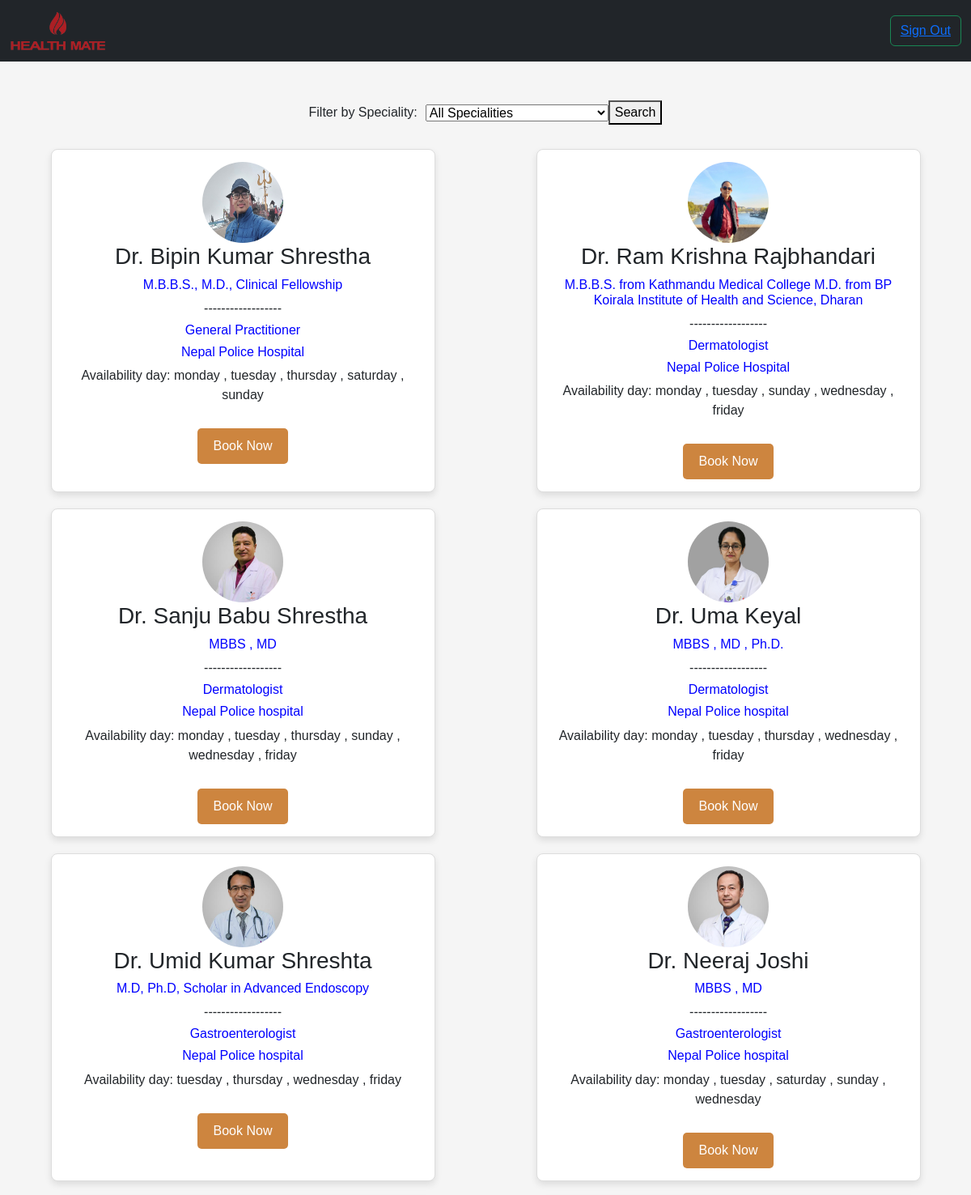
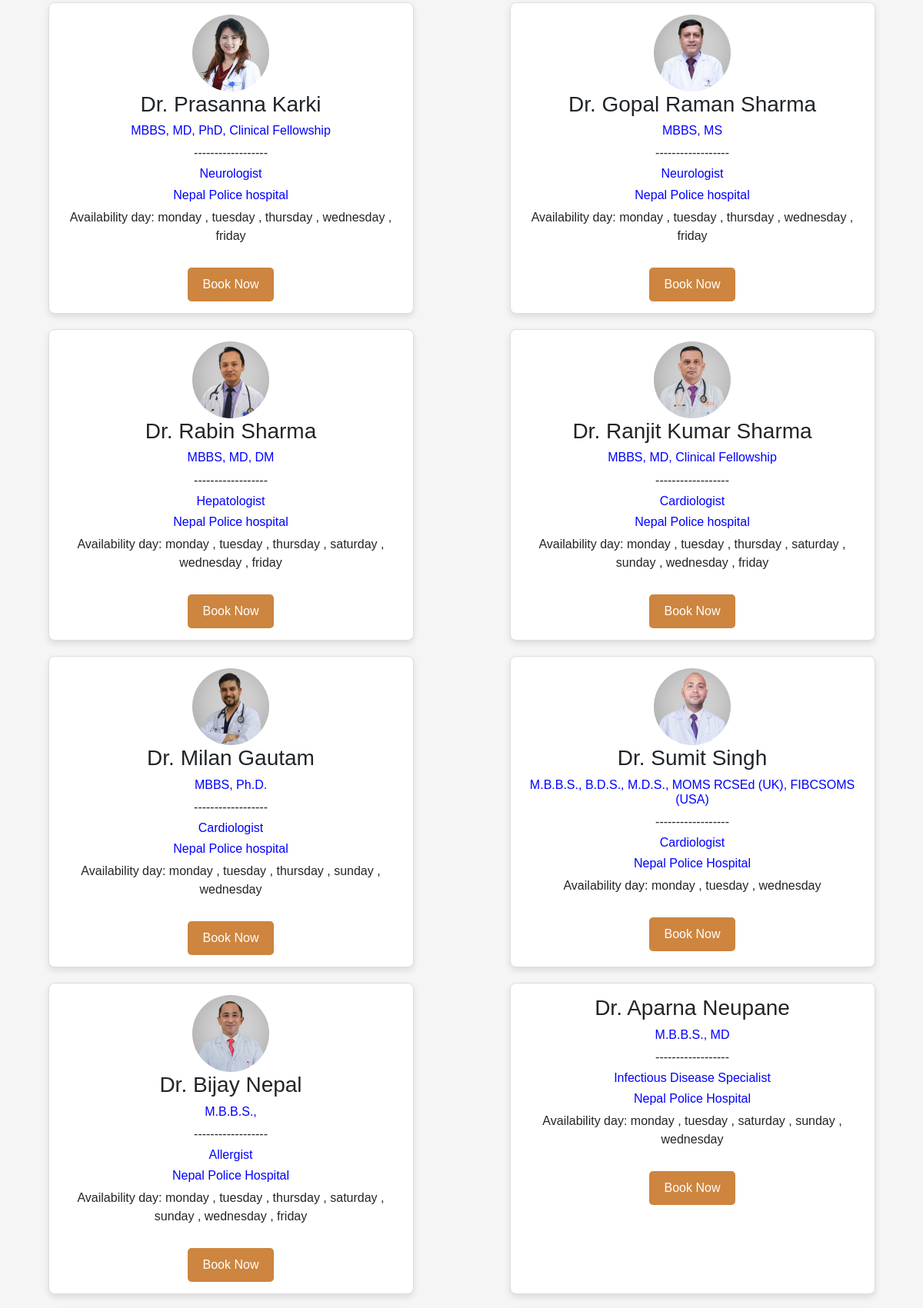
/book_no_recommendation (upper part), run on the app's committed database (2 pictures, top to bottom).
### home/models.py (models this page shows, shortened)
class Doctor(models.Model):
    user = models.OneToOneField(CustomUser, on_delete=models.CASCADE, primary_key=True)
    qualification = models.CharField(max_length=100)
    specialities = models.CharField(max_length=100)
    descriptions = models.TextField()
    hospital=models.TextField()
    availability_days = models.ManyToManyField('DoctorAvailability',related_name='doctors')
    start_time = models.TimeField()
    end_time = models.TimeField()
    break_start1 = models.TimeField()
    break_end1 = models.TimeField()
    break_start2 = models.TimeField()
    break_end2 = models.TimeField()
    is_booked = models.BooleanField(default=False)

class CustomUser(AbstractUser):
    age = models.IntegerField(null=True, blank=True)
    contact = models.CharField(max_length=15, null=True, blank=True)
    joined_date = models.DateTimeField(auto_now_add=True)
    sex = models.CharField(max_length=10, choices=[('male', 'Male'), ('female', 'Female'), ('other', 'Other')], null=True, blank=True)
    address = models.TextField(null=True, blank=True)
    profile_image = models.ImageField(upload_to='profile_images/', null=True, blank=True)
    objects = CustomUserManager()

class DoctorAvailability(models.Model):
    day = models.CharField(max_length=100, unique=True)

### home/views.py (the view)
# urls.py: path("book_no_recommendation",views.book_no_recommendation, name="book_no_recommendation"),
def book_no_recommendation(request):
    all_specialities = set(Doctor.objects.values_list('specialities', flat=True))
    speciality_filter = request.GET.get('speciality')
    if speciality_filter:
        filtered_doctors = Doctor.objects.filter(specialities__iexact=speciality_filter)
    else:
        filtered_doctors = Doctor.objects.all()
    return render(request, 'book_no_recommendation.html', {
        'doctors': filtered_doctors,
        'all_specialities': all_specialities,
        'selected_speciality': speciality_filter,
    })

### home/templatetags/custom_filters.py (called while the page is built)
@register.filter(name='day_of_week_order')
def day_of_week_order(day_name):
    days_in_week = ['monday', 'tuesday', 'wednesday', 'thursday', 'friday', 'saturday', 'sunday']
    return days_in_week.index(day_name) + 1

### template/book_no_recommendation.html (shortened to what this page needs)
{% extends 'patient_profile_base.html' %}
{% load custom_filters %}
{% block content %}
<div class="search-container">
    <form method="GET" action="{% url 'book_no_recommendation' %}" class="search-form">
        <label for="speciality">Filter by Speciality:</label>
        <select name="speciality" id="speciality">
            <option value="" {% if not selected_speciality %}selected{% endif %}>All Specialities</option>
        </select>
        <button type="submit">Search</button>
    </form>
</div>
<div class="doctors-container">
    {% if doctors %}
        {% for doctor in doctors %}
        <div class="doctor-card">
            {% if doctor.user.profile_image %}
                <img src="{{ doctor.user.profile_image.url }}" alt="{{ doctor.user.username }} profile" class="profile-image">
            {% endif %}
            <h3>Dr. {{ doctor.user.first_name }} {{ doctor.user.last_name }}</h3>
            <h5 style="font-size: medium;color: blue;">{{ doctor.qualification }}</h5>
            <p>------------------</p>
            <h5 style="font-size: medium;color: blue;">{{ doctor.specialities }}</h5>
            <h5 style="font-size: medium;color: blue;">{{ doctor.hospital }}</h5>
            <p>Availability day:
                {% for day in doctor.availability_days.all %}
                    {% with day_order=day.day|day_of_week_order %}
                         {{ day.day }}
                    {% endwith %}
                    {% if not forloop.last %}, {% endif %}
                {% endfor %}
            </p>
            <br>
            <a href="{% url 'book_now' doctor.user.id %}">
                <button class="book" type="button">Book Now</button>
            </a>
         </div>
        {% endfor %}
    {% else %}
    <p>No doctors found for the selected speciality.</p>
{% endif %}
</div>
{% endblock %}

### template/book_no_recommendation.html (style rules this page uses)
body { margin: 0; padding: 0; font-family: 'Arial', sans-serif; background-color: #f5f5f5; }
.doctors-container { display: flex; flex-wrap: wrap; justify-content: space-around; }
.doctor-card { flex: 0 0 calc(40% - 5px); margin: 10px; border: 1px solid #ddd; padding: 15px; border-radius: 8px; box-shadow: 0 4px 8px rgba(0, 0, 0, 0.1); text-align: center; background-color: #fff; }
.doctor-card p { margin: 5px 0; }
.profile-image { width: 100px; height: 100px; border-radius: 50px; }
.search-container { margin-bottom: 20px; }
.search-form { display: flex; justify-content: center; align-items: center; }
.search-form label { margin-right: 10px; }
.book { background-color: peru; padding: 10px 20px; font-size: 16px; color: #fff; border: none; border-radius: 5px; cursor: pointer; transition: background-color 0.3s ease; }

### data on the page
Doctor: user.profile_image (picture), user.first_name "Bipin Kumar", user.last_name "Shrestha", qualification "M.B.B.S., M.D., Clinical Fellowship", specialities "General Practitioner", hospital "Nepal Police Hospital"
DoctorAvailability: day "monday"
DoctorAvailability: day "tuesday"
DoctorAvailability: day "thursday"
DoctorAvailability: day "saturday"
DoctorAvailability: day "sunday"
Doctor: user.profile_image (picture), user.first_name "Ram Krishna", user.last_name "Rajbhandari", qualification "M.B.B.S. from Kathmandu Medical College M.D. from BP Koirala Institute of Health and Science, Dharan", specialities "Dermatologist", hospital "Nepal Police Hospital"
DoctorAvailability: day "wednesday"
DoctorAvailability: day "friday"
Doctor: user.profile_image (picture), user.first_name "Sanju Babu", user.last_name "Shrestha", qualification "MBBS , MD", specialities "Dermatologist", hospital "Nepal Police hospital"
Doctor: user.profile_image (picture), user.first_name "Uma", user.last_name "Keyal", qualification "MBBS , MD , Ph.D.", specialities "Dermatologist", hospital "Nepal Police hospital"
Doctor: user.profile_image (picture), user.first_name "Umid Kumar", user.last_name "Shreshta", qualification "M.D, Ph.D, Scholar in Advanced Endoscopy", specialities "Gastroenterologist", hospital "Nepal Police hospital"
Doctor: user.profile_image (picture), user.first_name "Neeraj", user.last_name "Joshi", qualification "MBBS , MD", specialities "Gastroenterologist", hospital "Nepal Police hospital"
Doctor: user.profile_image (picture), user.first_name "Prasanna", user.last_name "Karki", qualification "MBBS, MD, PhD, Clinical Fellowship", specialities "Neurologist", hospital "Nepal Police hospital"
Doctor: user.profile_image (picture), user.first_name "Gopal Raman", user.last_name "Sharma", qualification "MBBS, MS", specialities "Neurologist", hospital "Nepal Police hospital"
Doctor: user.profile_image (picture), user.first_name "Rabin", user.last_name "Sharma", qualification "MBBS, MD, DM", specialities "Hepatologist", hospital "Nepal Police hospital"
Doctor: user.profile_image (picture), user.first_name "Ranjit Kumar", user.last_name "Sharma", qualification "MBBS, MD, Clinical Fellowship", specialities "Cardiologist", hospital "Nepal Police hospital"
Doctor: user.profile_image (picture), user.first_name "Milan", user.last_name "Gautam", qualification "MBBS, Ph.D.", specialities "Cardiologist", hospital "Nepal Police hospital"
Doctor: user.profile_image (picture), user.first_name "Sumit", user.last_name "Singh", qualification "M.B.B.S., B.D.S., M.D.S., MOMS RCSEd (UK), FIBCSOMS (USA)", specialities "Cardiologist", hospital "Nepal Police Hospital"
Doctor: user.profile_image (picture), user.first_name "Bijay", user.last_name "Nepal", qualification "M.B.B.S.,", specialities "Allergist", hospital "Nepal Police Hospital"
Doctor: user.first_name "Aparna", user.last_name "Neupane", qualification "M.B.B.S., MD", specialities "Infectious Disease Specialist", hospital "Nepal Police Hospital"
